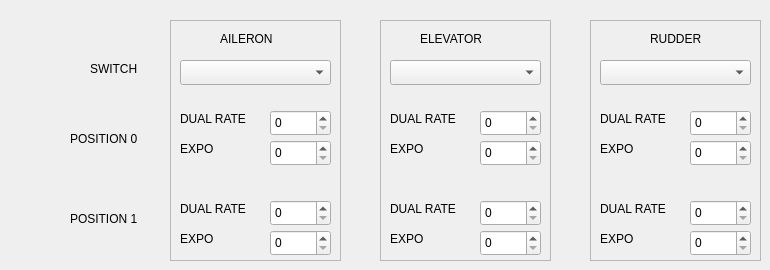
    <widget class="QWidget" name="DR_Expo">
     <attribute name="title">
      <string>D/R - Expo</string>
     </attribute>
     <widget class="QLabel" name="Acro_label_56">
      <property name="geometry">
       <rect>
        <x>90</x>
        <y>60</y>
        <width>67</width>
        <height>17</height>
       </rect>
      </property>
      <property name="text">
       <string>SWITCH</string>
      </property>
     </widget>
     <widget class="QLabel" name="Acro_label_57">
      <property name="geometry">
       <rect>
        <x>70</x>
        <y>130</y>
        <width>91</width>
        <height>17</height>
       </rect>
      </property>
      <property name="text">
       <string>POSITION 0</string>
      </property>
     </widget>
     <widget class="QLabel" name="Acro_label_58">
      <property name="geometry">
       <rect>
        <x>70</x>
        <y>210</y>
        <width>91</width>
        <height>17</height>
       </rect>
      </property>
      <property name="text">
       <string>POSITION 1</string>
      </property>
     </widget>
     <widget class="QFrame" name="frame_25">
      <property name="geometry">
       <rect>
        <x>590</x>
        <y>20</y>
        <width>171</width>
        <height>241</height>
       </rect>
      </property>
      <property name="frameShape">
       <enum>QFrame::StyledPanel</enum>
      </property>
      <property name="frameShadow">
       <enum>QFrame::Sunken</enum>
      </property>
      <property name="lineWidth">
       <number>1</number>
      </property>
      <property name="midLineWidth">
       <number>0</number>
      </property>
      <widget class="QComboBox" name="DR_RUDD_SW_comboBox">
       <property name="geometry">
        <rect>
         <x>10</x>
         <y>40</y>
         <width>151</width>
         <height>25</height>
        </rect>
       </property>
      </widget>
      <widget class="QSpinBox" name="Acro_Rud_Pos0_DR_spinBox">
       <property name="geometry">
        <rect>
         <x>100</x>
         <y>90</y>
         <width>61</width>
         <height>26</height>
        </rect>
       </property>
      </widget>
      <widget class="QSpinBox" name="Acro_Rud_Pos1_Expo_spinBox">
       <property name="geometry">
        <rect>
         <x>100</x>
         <y>210</y>
         <width>61</width>
         <height>26</height>
        </rect>
       </property>
      </widget>
      <widget class="QSpinBox" name="Acro_Rud_Pos0_Expo_spinBox">
       <property name="geometry">
        <rect>
         <x>100</x>
         <y>120</y>
         <width>61</width>
         <height>26</height>
        </rect>
       </property>
      </widget>
      <widget class="QSpinBox" name="Acro_Rud_Pos1_DR_spinBox">
       <property name="geometry">
        <rect>
         <x>100</x>
         <y>180</y>
         <width>61</width>
         <height>26</height>
        </rect>
       </property>
      </widget>
      <widget class="QLabel" name="Acro_label_64">
       <property name="geometry">
        <rect>
         <x>60</x>
         <y>10</y>
         <width>67</width>
         <height>17</height>
        </rect>
       </property>
       <property name="text">
        <string>RUDDER</string>
       </property>
      </widget>
      <widget class="QLabel" name="Acro_label_75">
       <property name="geometry">
        <rect>
         <x>10</x>
         <y>180</y>
         <width>91</width>
         <height>17</height>
        </rect>
       </property>
       <property name="text">
        <string>DUAL RATE</string>
       </property>
      </widget>
      <widget class="QLabel" name="Acro_label_76">
       <property name="geometry">
        <rect>
         <x>10</x>
         <y>210</y>
         <width>91</width>
         <height>17</height>
        </rect>
       </property>
       <property name="text">
        <string>EXPO</string>
       </property>
      </widget>
      <widget class="QLabel" name="Acro_label_77">
       <property name="geometry">
        <rect>
         <x>10</x>
         <y>90</y>
         <width>91</width>
         <height>17</height>
        </rect>
       </property>
       <property name="text">
        <string>DUAL RATE</string>
       </property>
      </widget>
      <widget class="QLabel" name="Acro_label_78">
       <property name="geometry">
        <rect>
         <x>10</x>
         <y>120</y>
         <width>91</width>
         <height>17</height>
        </rect>
       </property>
       <property name="text">
        <string>EXPO</string>
       </property>
      </widget>
     </widget>
     <widget class="QFrame" name="frame_26">
      <property name="geometry">
       <rect>
        <x>380</x>
        <y>20</y>
        <width>171</width>
        <height>241</height>
       </rect>
      </property>
      <property name="frameShape">
       <enum>QFrame::StyledPanel</enum>
      </property>
      <property name="frameShadow">
       <enum>QFrame::Raised</enum>
      </property>
      <widget class="QSpinBox" name="Acro_Ele_Pos0_DR_spinBox">
       <property name="geometry">
        <rect>
         <x>100</x>
         <y>90</y>
         <width>61</width>
         <height>26</height>
        </rect>
       </property>
      </widget>
      <widget class="QComboBox" name="DR_ELEV_SW_comboBox">
       <property name="geometry">
        <rect>
         <x>10</x>
         <y>40</y>
         <width>151</width>
         <height>25</height>
        </rect>
       </property>
      </widget>
      <widget class="QSpinBox" name="Acro_Ele_Pos0_Expo_spinBox">
       <property name="geometry">
        <rect>
         <x>100</x>
         <y>120</y>
         <width>61</width>
         <height>26</height>
        </rect>
       </property>
      </widget>
      <widget class="QLabel" name="Acro_label_63">
       <property name="geometry">
        <rect>
         <x>40</x>
         <y>10</y>
         <width>81</width>
         <height>17</height>
        </rect>
       </property>
       <property name="text">
        <string>ELEVATOR</string>
       </property>
      </widget>
      <widget class="QSpinBox" name="Acro_Ele_Pos1_DR_spinBox">
       <property name="geometry">
        <rect>
         <x>100</x>
         <y>180</y>
         <width>61</width>
         <height>26</height>
        </rect>
       </property>
      </widget>
      <widget class="QSpinBox" name="Acro_Ele_Pos1_Expo_spinBox">
       <property name="geometry">
        <rect>
         <x>100</x>
         <y>210</y>
         <width>61</width>
         <height>26</height>
        </rect>
       </property>
      </widget>
      <widget class="QLabel" name="Acro_label_71">
       <property name="geometry">
        <rect>
         <x>10</x>
         <y>180</y>
         <width>91</width>
         <height>17</height>
        </rect>
       </property>
       <property name="text">
        <string>DUAL RATE</string>
       </property>
      </widget>
      <widget class="QLabel" name="Acro_label_72">
       <property name="geometry">
        <rect>
         <x>10</x>
         <y>210</y>
         <width>91</width>
         <height>17</height>
        </rect>
       </property>
       <property name="text">
        <string>EXPO</string>
       </property>
      </widget>
      <widget class="QLabel" name="Acro_label_73">
       <property name="geometry">
        <rect>
         <x>10</x>
         <y>90</y>
         <width>91</width>
         <height>17</height>
        </rect>
       </property>
       <property name="text">
        <string>DUAL RATE</string>
       </property>
      </widget>
      <widget class="QLabel" name="Acro_label_74">
       <property name="geometry">
        <rect>
         <x>10</x>
         <y>120</y>
         <width>91</width>
         <height>17</height>
        </rect>
       </property>
       <property name="text">
        <string>EXPO</string>
       </property>
      </widget>
     </widget>
     <widget class="QFrame" name="frame_27">
      <property name="geometry">
       <rect>
        <x>170</x>
        <y>20</y>
        <width>171</width>
        <height>241</height>
       </rect>
      </property>
      <property name="frameShape">
       <enum>QFrame::StyledPanel</enum>
      </property>
      <property name="frameShadow">
       <enum>QFrame::Raised</enum>
      </property>
      <widget class="QComboBox" name="DR_AIL_SW_comboBox">
       <property name="geometry">
        <rect>
         <x>10</x>
         <y>40</y>
         <width>151</width>
         <height>25</height>
        </rect>
       </property>
      </widget>
      <widget class="QSpinBox" name="Acro_Ail_Pos0_DR_spinBox">
       <property name="geometry">
        <rect>
         <x>100</x>
         <y>90</y>
         <width>61</width>
         <height>26</height>
        </rect>
       </property>
      </widget>
      <widget class="QLabel" name="Acro_label_55">
       <property name="geometry">
        <rect>
         <x>50</x>
         <y>10</y>
         <width>67</width>
         <height>17</height>
        </rect>
       </property>
       <property name="text">
        <string>AILERON</string>
       </property>
      </widget>
      <widget class="QSpinBox" name="Acro_Ail_Pos1_Expo_spinBox">
       <property name="geometry">
        <rect>
         <x>100</x>
         <y>210</y>
         <width>61</width>
         <height>26</height>
        </rect>
       </property>
      </widget>
      <widget class="QSpinBox" name="Acro_Ail_Pos0_Expo_spinBox">
       <property name="geometry">
        <rect>
         <x>100</x>
         <y>120</y>
         <width>61</width>
         <height>26</height>
        </rect>
       </property>
      </widget>
      <widget class="QSpinBox" name="Acro_Ail_Pos1_DR_spinBox">
       <property name="geometry">
        <rect>
         <x>100</x>
         <y>180</y>
         <width>61</width>
         <height>26</height>
        </rect>
       </property>
      </widget>
      <widget class="QLabel" name="Acro_label_67">
       <property name="geometry">
        <rect>
         <x>10</x>
         <y>120</y>
         <width>91</width>
         <height>17</height>
        </rect>
       </property>
       <property name="text">
        <string>EXPO</string>
       </property>
      </widget>
      <widget class="QLabel" name="Acro_label_68">
       <property name="geometry">
        <rect>
         <x>10</x>
         <y>90</y>
         <width>91</width>
         <height>17</height>
        </rect>
       </property>
       <property name="text">
        <string>DUAL RATE</string>
       </property>
      </widget>
      <widget class="QLabel" name="Acro_label_69">
       <property name="geometry">
        <rect>
         <x>10</x>
         <y>210</y>
         <width>91</width>
         <height>17</height>
        </rect>
       </property>
       <property name="text">
        <string>EXPO</string>
       </property>
      </widget>
      <widget class="QLabel" name="Acro_label_70">
       <property name="geometry">
        <rect>
         <x>10</x>
         <y>180</y>
         <width>91</width>
         <height>17</height>
        </rect>
       </property>
       <property name="text">
        <string>DUAL RATE</string>
       </property>
      </widget>
     </widget>
    </widget>
